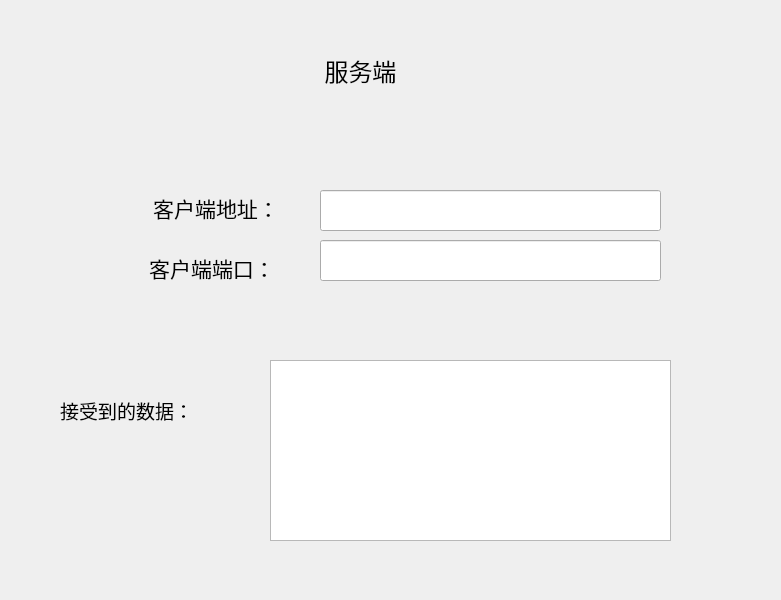
<?xml version="1.0" encoding="UTF-8"?>
<ui version="4.0">
 <class>Widget</class>
 <widget class="QWidget" name="Widget">
  <property name="enabled">
   <bool>true</bool>
  </property>
  <property name="geometry">
   <rect>
    <x>0</x>
    <y>0</y>
    <width>781</width>
    <height>600</height>
   </rect>
  </property>
  <property name="minimumSize">
   <size>
    <width>781</width>
    <height>600</height>
   </size>
  </property>
  <property name="maximumSize">
   <size>
    <width>781</width>
    <height>600</height>
   </size>
  </property>
  <property name="windowTitle">
   <string>Widget</string>
  </property>
  <widget class="QLabel" name="title_s">
   <property name="geometry">
    <rect>
     <x>250</x>
     <y>40</y>
     <width>221</width>
     <height>61</height>
    </rect>
   </property>
   <property name="text">
    <string>&lt;html&gt;&lt;head/&gt;&lt;body&gt;&lt;p align=&quot;center&quot;&gt;&lt;span style=&quot; font-size:18pt;&quot;&gt;服务端&lt;/span&gt;&lt;/p&gt;&lt;/body&gt;&lt;/html&gt;</string>
   </property>
  </widget>
  <widget class="QLabel" name="port_label">
   <property name="geometry">
    <rect>
     <x>100</x>
     <y>250</y>
     <width>224</width>
     <height>37</height>
    </rect>
   </property>
   <property name="text">
    <string>&lt;html&gt;&lt;head/&gt;&lt;body&gt;&lt;p align=&quot;center&quot;&gt;&lt;span style=&quot; font-size:16pt;&quot;&gt;客户端端口：&lt;/span&gt;&lt;/p&gt;&lt;/body&gt;&lt;/html&gt;</string>
   </property>
  </widget>
  <widget class="QLabel" name="address_label">
   <property name="geometry">
    <rect>
     <x>120</x>
     <y>190</y>
     <width>192</width>
     <height>37</height>
    </rect>
   </property>
   <property name="text">
    <string>&lt;html&gt;&lt;head/&gt;&lt;body&gt;&lt;p align=&quot;center&quot;&gt;&lt;span style=&quot; font-size:16pt;&quot;&gt;客户端地址：&lt;/span&gt;&lt;/p&gt;&lt;/body&gt;&lt;/html&gt;</string>
   </property>
  </widget>
  <widget class="QLineEdit" name="address">
   <property name="geometry">
    <rect>
     <x>320</x>
     <y>190</y>
     <width>341</width>
     <height>41</height>
    </rect>
   </property>
  </widget>
  <widget class="QLineEdit" name="port">
   <property name="geometry">
    <rect>
     <x>320</x>
     <y>240</y>
     <width>341</width>
     <height>41</height>
    </rect>
   </property>
  </widget>
  <widget class="QTextEdit" name="show">
   <property name="geometry">
    <rect>
     <x>270</x>
     <y>360</y>
     <width>401</width>
     <height>181</height>
    </rect>
   </property>
  </widget>
  <widget class="QLabel" name="label">
   <property name="geometry">
    <rect>
     <x>60</x>
     <y>370</y>
     <width>191</width>
     <height>81</height>
    </rect>
   </property>
   <property name="text">
    <string>&lt;html&gt;&lt;head/&gt;&lt;body&gt;&lt;p&gt;&lt;span style=&quot; font-size:14pt;&quot;&gt;接受到的数据：&lt;/span&gt;&lt;/p&gt;&lt;/body&gt;&lt;/html&gt;</string>
   </property>
  </widget>
 </widget>
 <resources/>
 <connections/>
</ui>
